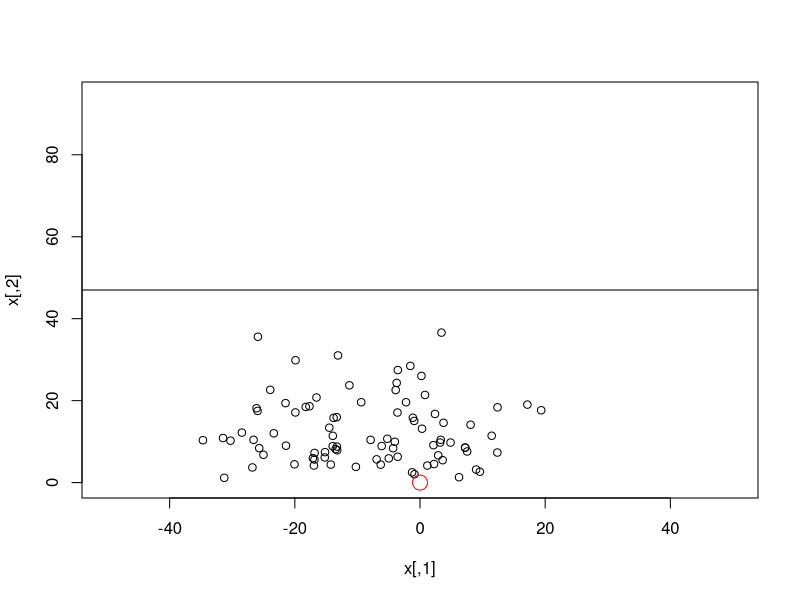
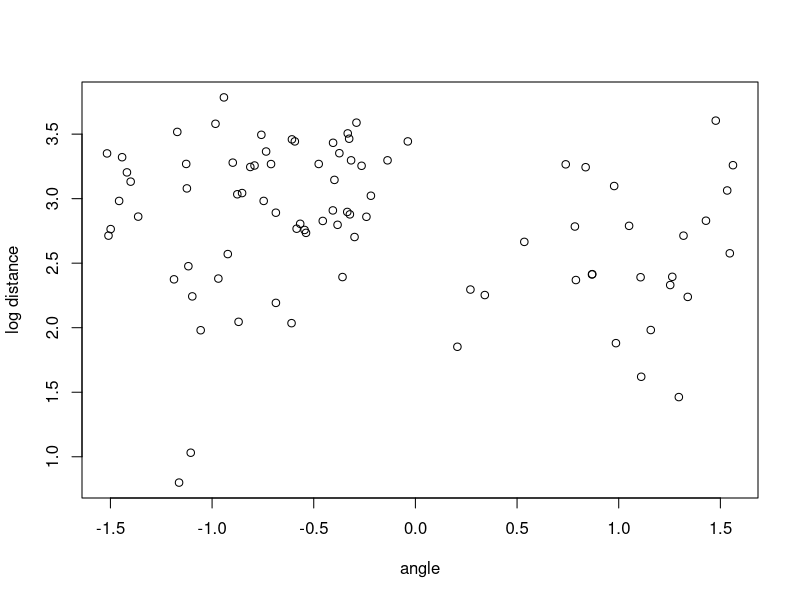
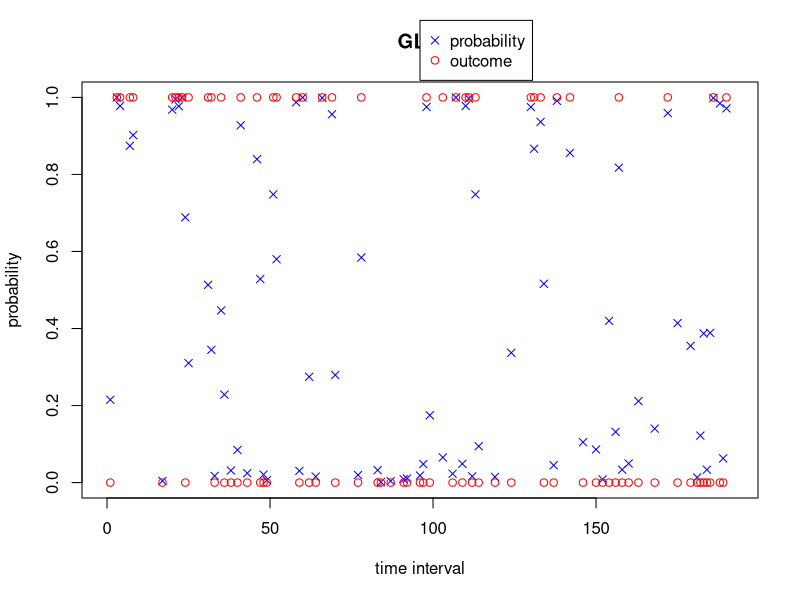
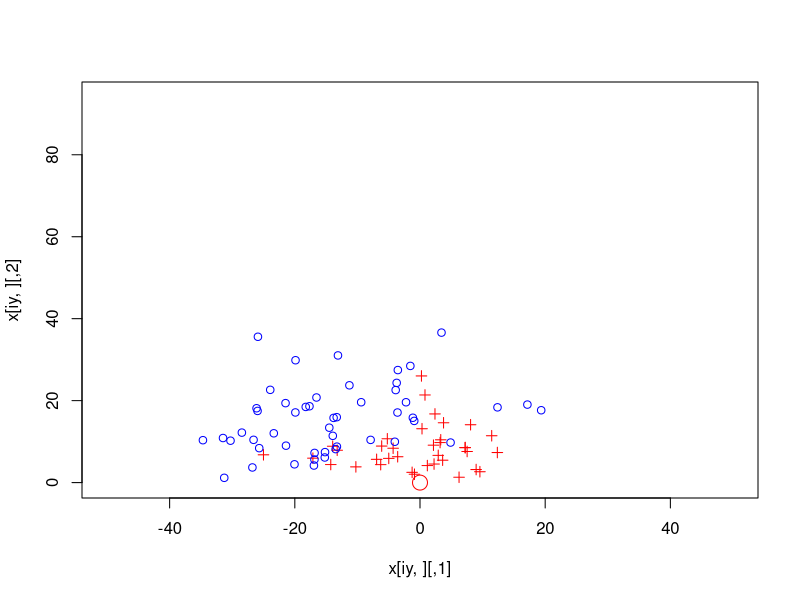
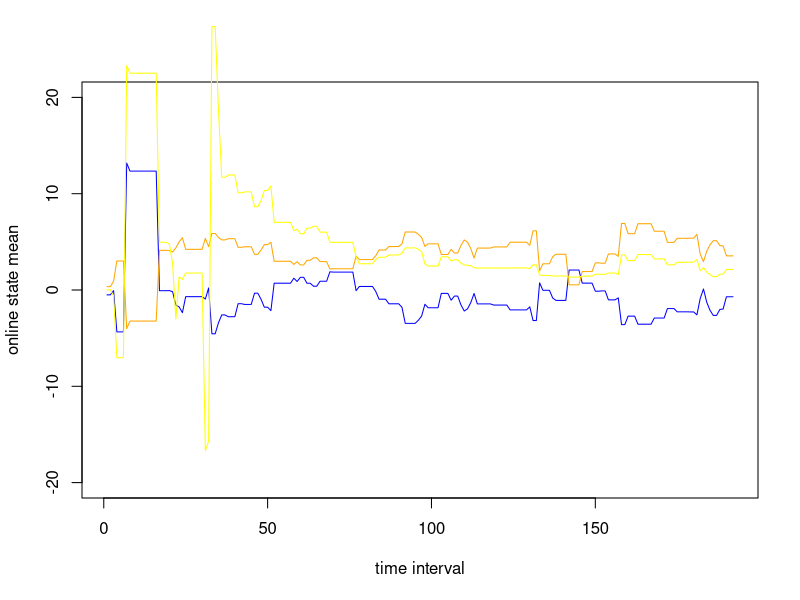
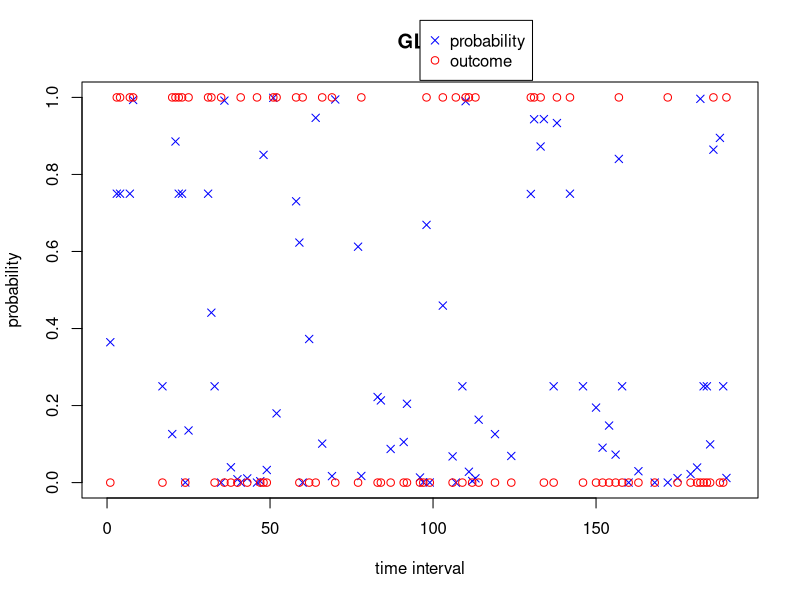

Generate these figures, in order, with R: (Note: this script raises an error after producing the figures.)
library(mvtnorm)
set.seed(3)
#court dimensions
xm <- 50; ym <- 94            
#num time units within a game
T <- 48/0.25                 

#generating shot attempts with constant prob over the course of a game
prshot <- 0.4
#shots is binary shot attempt vector
shots <- runif(n=T) < prshot  
tshot <- which(shots)
nshots <- length(tshot)

#x-y coordinates in feet. origin = basket
x <- matrix(c(xm*(2*rbeta(n=nshots, 6,8) - 1),
              ym*rbeta(n=nshots, 2, 12)), 
            ncol = 2)
plot(x, ylim=c(0,ym), xlim=c(-xm,xm))
abline(h=ym/2)
points(0,0,col="red", cex=2)

#convert to theta and r
z <- matrix(c(atan(x[,2]/x[,1]),
            sqrt(rowSums(x^2))),
            ncol=2)
#a shifting factor to roughly center log(r) around 0
za <- log(ym/5)
#2 covariates and intercept
Z <- cbind(1, z[,1], log(z[,2]) - za)
plot(Z[,2], Z[,3]+za, xlab = "angle", ylab="log distance")

#generating shot success probabilities
theta <- matrix(c(-0.5, 1.5, -5.5)) #GLM parameters
p <- length(theta)
pscore <- 1/(1+exp(-Z %*% theta))
q <- rep(NaN, T)
q[shots] <- pscore

#generating shot outcomes
y <- rep(NaN, T)
y[shots] <- runif(n=nshots) <= pscore
iy <- which(y[!is.nan(y)] == 1)
par(xpd=TRUE)
plot(0,0,type="n",xlim = c(0,T),ylim=c(0,1), ylab = "probability", xlab = "time interval", main = "GLM")
points(tshot, q[tshot], pch=4, col = "blue")
points(tshot, y[tshot], pch=1, col = "red")
legend(x=T/2, y=1.2, legend=c("probability", "outcome"), pch = c(4,1), col=c("blue", "red"))
plot(x[iy,], ylim=c(0,ym), xlim=c(-xm,xm), col = "red", pch = 3)
points(x[-iy,], col ="blue", pch = 1)
points(0,0,col="red", cex=2)

#set up DGLM and initial prior
#first, set up covariates per time interval
F <- t(Z)
p <- dim(F)[1]
mt <- rep(0,p) #prior mean vector
Ct <- diag(p) #prior covariance matrix
delta <- 0.99 #discount factor; "streaky parameter"
#forward filtering (FF)
smt <- matrix(rep(0,p*T), nrow=p)           #save post means
sCt <- array(rep(0,p*p*T), dim = c(p,p,T))  #save post covars
spt <- rep(NaN, T)                          #save post prob success
lmlik <- rep(0,T)                           #marg lik per time int
ishot <- 0
for(t in 1:T){
  if(t %in% tshot){
    #current shot attempt index, and time
    ishot <- ishot + 1
    ti <- tshot[ishot]
    
    ft <- (F[,ishot]) %*% mt
    At <- Ct %*% F[,ishot]/delta
    qt <- (F[,ishot]) %*% At
    At <- At/as.numeric(qt)
    
    #prior mean and var of linear predictor, and adaptive vector
    #compute approx prior Beta(r,s) params; update w/ numerical iterations for exact values
    eft <- exp(ft)   #crude initial values
    rt <- (1+eft)/qt
    st <- rt/eft
    rt <- max(0.5, rt)
    st <- max(0.5, st)
    
    #iterative numerical solution
    ep <- 0.5; drt <- 1; dst <- 1; xt <- matrix(c(rt, st))
    while(max(drt, dst) < ep){
      r0t <- psigamma(rt,0); s0t <- psigamma(st,0)
      r1t <- psigamma(rt,1); s1t <- psigamma(st,1)
      fxt <- c(r0t-s0t-ft, r1t+s1t-qt)
      Axt <- matrix(c(r1t, -s1t, psigamma(rt, 2), psigamma(st, 2)), ncol=2, byrow = TRUE)
      xt <- xt - solve(Axt, fxt)
      drt <- xt[1] - rt; dst <- xt[2] - st
      rt <- xt[1]; st <- xt[2]
    }
    lmlik[t] <- lgamma(rt+st) - lgamma(rt) - lgamma(st) + 
                lgamma(rt+y[t]) + lgamma(st+1-y[t]) - lgamma(rt+st+1) + 
                lgamma(2) - lgamma(1+y[t]) - lgamma(2-y[t])
    rts <- rt + y[t]; sts <- st + 1-y[t] #posterior beta params
    #convert to mean and variance for linear predictor
    fts <- psigamma(rts,0)-psigamma(sts,0); qts <- psigamma(rts,1)+psigamma(sts,0)
    spt[t] <- rts/(sts+rts)
    
    #update state parameters
    mt <- mt+At%*%(fts-ft)
    Ct <- Ct/delta - (At%*%t(At))*as.numeric(qt-qts)
    Ct <- (Ct + t(Ct))/2
    c(t, rt, st, mt)
    
    if(any(is.nan(mt))){
      print("stop")
      break
    }
  }
  smt[,t] <- mt; sCt[,,t] <- Ct #saving
}

#THIS IS NOT RIGHT. YELLOW IS TOO WONKY
plot(smt[1,],type="l", col = "blue", ylim = c(-20, 20), xlab = "time interval", ylab = "online state mean")
lines(smt[2,],type="l", col = "orange")
lines(smt[3,],type="l", col = "yellow")

par(xpd=TRUE)
plot(0,0,type="n",xlim = c(0,T),ylim=c(0,1), ylab = "probability", xlab = "time interval", main = "GLM")
points(tshot, spt[tshot], pch=4, col = "blue")
points(tshot, y[tshot], pch=1, col = "red")
legend(x=T/2, y=1.2, legend=c("probability", "outcome"), pch = c(4,1), col=c("blue", "red"))

#Backward sampling
nmc <- 1000
#save posterior means and posterior success probs
MCtheta <- array(0, c(p, T, nmc)) 
MCq <- array(0, c(T, nmc))

#begin BS at timeunit T
thetat <- rmvnorm(n=nmc, smt[,T], sCt[,,T])
MCtheta[,T,] <- t(thetat)
MCq[T,] <- 1/(1+exp(-thetat %*% F[,nshots]))

#then recurse backwards
ishot <- nshots + 1
for(t in (T-1):1){
  if(t %in% tshot){
    ht = (1-delta)*t(array(smt[,7], c(dim(smt)[1], nmc))) + delta*thetat
    #run a simulation for each row of ht and each 3rd dim of sCt
    thetat <- t(apply(ht, 1, rmvnorm, n=1, sigma = sCt[,,t]*(1-delta)))
    MCtheta[,t,] <- t(thetat)
    ishot <- ishot - 1; ti <- tshot[ishot]
    MCq[t,] <- 1/(1+exp(-thetat*F[,ishot]))
  }
}

#retrospective posterior summaries
pr <- t(apply(MCq[tshot,], 1, c(.025, .25, .5, .75, .975))) #get quantiles of each row
plot() #I can't do ciplot...

for(j in 1:p){

}

# library(matconv)
# setwd("C:/Users/Nathaniel Brown/Documents/GitHub/thesis-sp18-brown-hothand")
# matfile <- "binarylogisticDGLMindevelopment.m"
# matstr <- readChar(matfile, file.info(matfile)$size)
# mat2r(matstr)
# 
